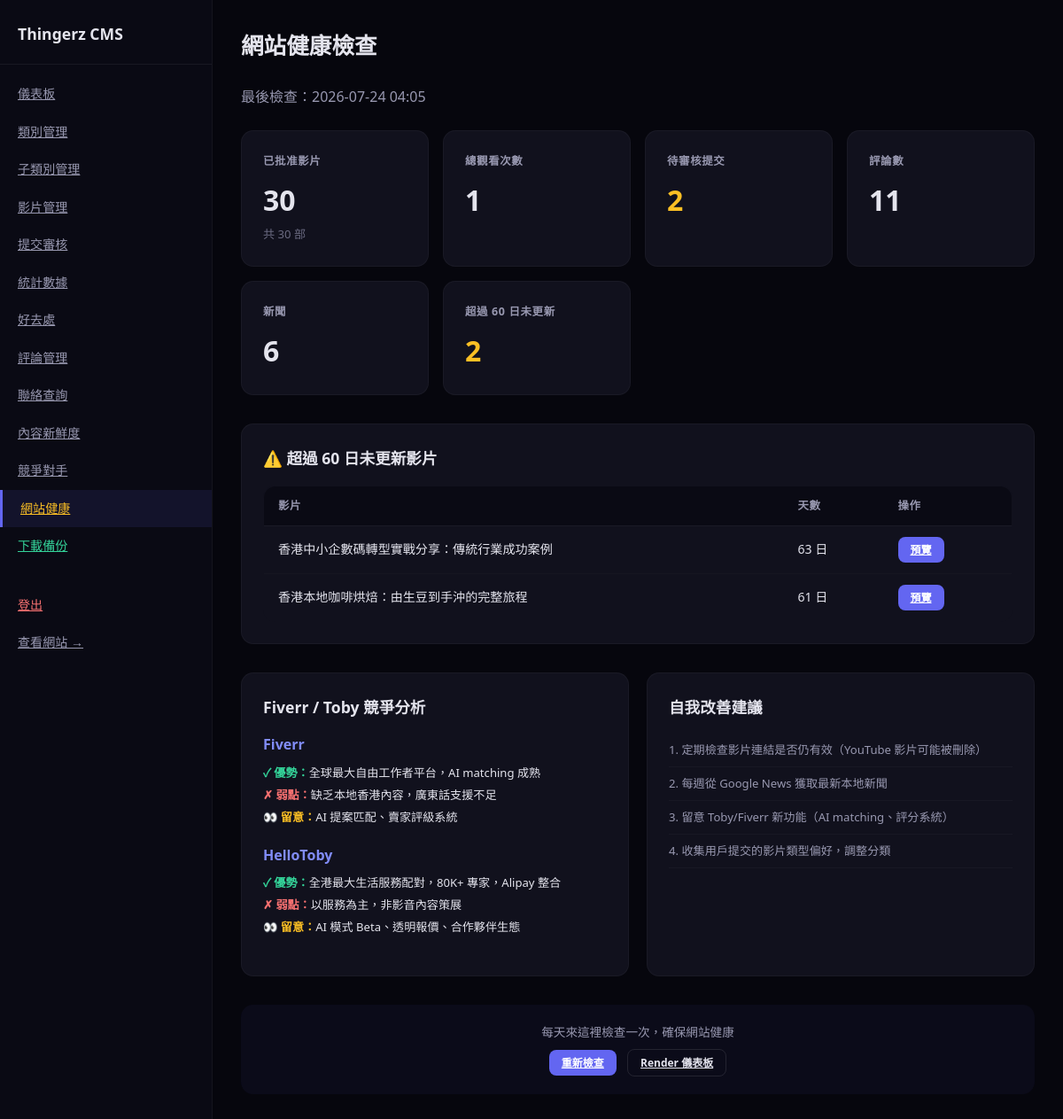
The app's page /admin/health (signed in), older data.
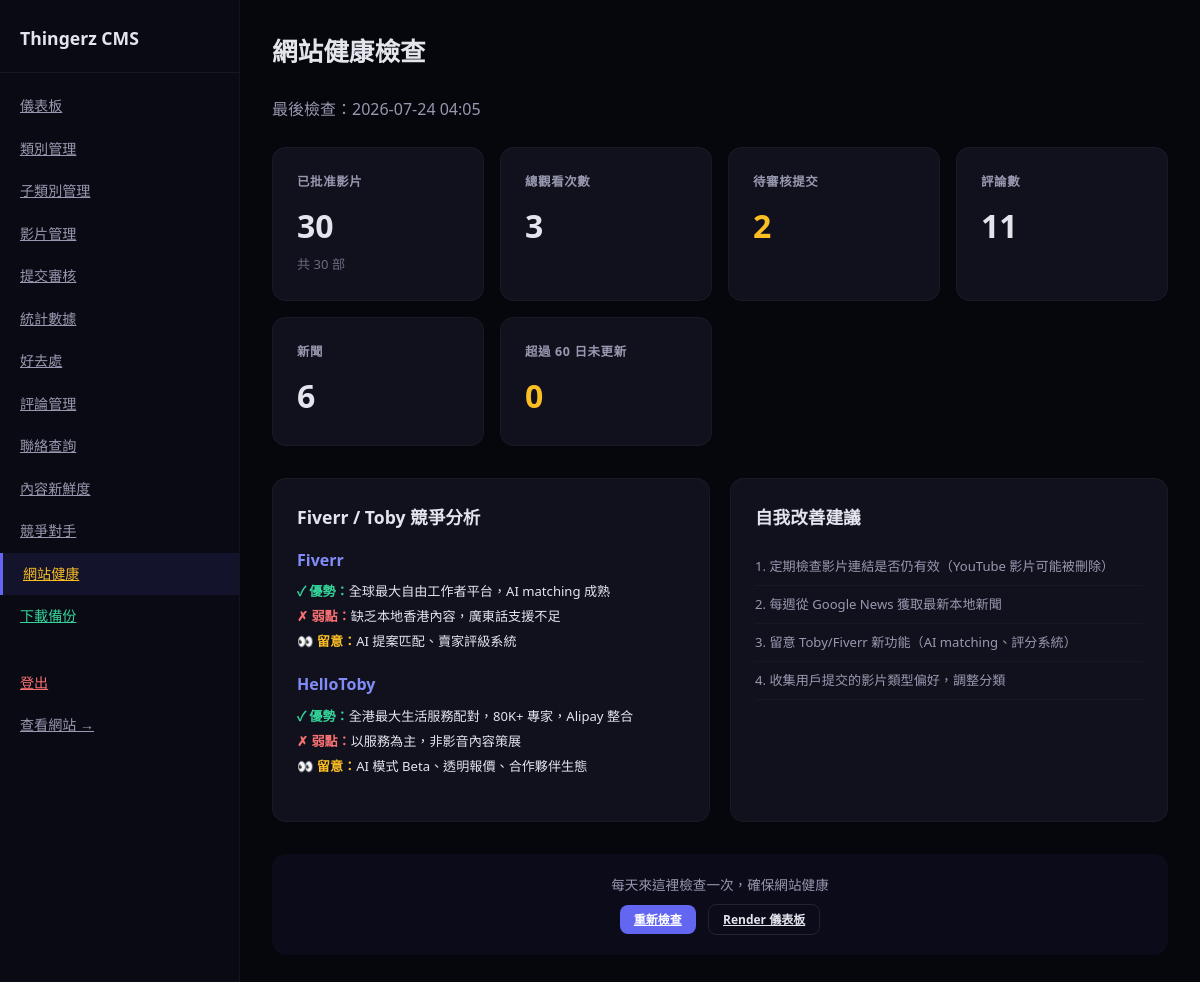
The same page, newer data.
### tables this page shows
CREATE TABLE videos (
        id TEXT UNIQUE, subcategory_id TEXT, category_id TEXT, platform TEXT, platform_id TEXT,
        title_zh TEXT, title_en TEXT, description_zh TEXT, description_en TEXT,
        thumbnail_url TEXT, aspect_ratio TEXT, tags TEXT, status TEXT,
        track TEXT, direction TEXT, submitted_date TEXT);

### app.py (the view)
@app.route('/admin/health')
@admin_required
def admin_health():
    now = datetime.now()
    vids = read_csv('videos.csv')
    news = read_csv('news.csv')
    comments = read_csv('comments.csv')
    subs = read_csv('submissions.csv')
    stale_videos = []
    for v in vids:
        try:
            d = datetime.strptime(v.get('submitted_date', '2000-01-01'), '%Y-%m-%d')
            days = (now - d).days
            if days > 60:
                stale_videos.append({'title': v['title_zh'], 'days': days, 'id': v['id']})
        except:
            pass
    stale_videos.sort(key=lambda x: x['days'], reverse=True)
    total_views = sum(int(v.get('count', 0)) for v in read_csv('view_counts.csv'))
    approved_vids = len([v for v in vids if v.get('status') == 'approved'])
    pending_subs = len([s for s in subs if s.get('status') == 'pending'])
    total_comments = len([c for c in comments if c.get('status') == 'approved'])
    insights = {
        'total_videos': len(vids),
        'approved_videos': approved_vids,
        'stale_videos': stale_videos[:10],
        'stale_count': len(stale_videos),
        'total_news': len([n for n in news if n.get('status') == 'published']),
        'total_views': total_views,
        'pending_submissions': pending_subs,
        'total_comments': total_comments,
        'competitor_notes': [
            {'platform': 'Fiverr', 'strength': '全球最大自由工作者平台，AI matching 成熟', 'weakness': '缺乏本地香港內容，廣東話支援不足', 'to_watch': 'AI 提案匹配、賣家評級系統'},
            {'platform': 'HelloToby', 'strength': '全港最大生活服務配對，80K+ 專家，Alipay 整合', 'weakness': '以服務為主，非影音內容策展', 'to_watch': 'AI 模式 Beta、透明報價、合作夥伴生態'},
        ],
        'self_improve': [
            '定期檢查影片連結是否仍有效（YouTube 影片可能被刪除）',
            '每週從 Google News 獲取最新本地新聞',
            '留意 Toby/Fiverr 新功能（AI matching、評分系統）',
            '收集用戶提交的影片類型偏好，調整分類',
        ]
    }
    return render_template('admin/health.html', insights=insights, now=now)

### app.py (called while the page is built)
def get_db():
    db = sqlite3.connect(DB_PATH)
    db.row_factory = sqlite3.Row
    db.execute("PRAGMA journal_mode=WAL")
    return db

def read_table(table_name):
    db = get_db()
    rows = [dict(r) for r in db.execute(f"SELECT * FROM {table_name}").fetchall()]
    db.close()
    return rows

def read_csv(filename):
    return read_table(filename.replace('.csv', ''))

def get_categories(track=None, direction=None):
    cats = read_csv('categories.csv')
    if track:
        cats = [c for c in cats if c.get('track', '') == track]
    if direction:
        cats = [c for c in cats if c.get('direction', '') == direction]
    return cats

def admin_required(f):
    @wraps(f)
    def decorated(*args, **kwargs):
        if not session.get('admin_logged_in'):
            return redirect(url_for('admin_login'))
        return f(*args, **kwargs)
    return decorated

@app.context_processor
def inject_globals():
    return {
        'categories': get_categories(),
        'platform_config': PLATFORM_CONFIG,
        'directions': DIRECTIONS,
        'now': datetime.now()
    }

### templates/admin/health.html
{% extends "admin/layout.html" %}
{% block admin_content %}
<h1>網站健康檢查</h1>
<p style="color:#9898b0;margin-bottom:24px">最後檢查：{{ now.strftime('%Y-%m-%d %H:%M') }}</p>
<div class="stats" style="margin-bottom:32px">
    <div class="stat-card"><h3>已批准影片</h3><div class="num">{{ insights.approved_videos }}</div><small class="text-muted">共 {{ insights.total_videos }} 部</small></div>
    <div class="stat-card"><h3>總觀看次數</h3><div class="num">{{ insights.total_views }}</div></div>
    <div class="stat-card"><h3>待審核提交</h3><div class="num" style="color:{% if insights.pending_submissions > 0 %}#fbbf24{% else %}#34d399{% endif %}">{{ insights.pending_submissions }}</div></div>
    <div class="stat-card"><h3>評論數</h3><div class="num">{{ insights.total_comments }}</div></div>
    <div class="stat-card"><h3>新聞</h3><div class="num">{{ insights.total_news }}</div></div>
    <div class="stat-card"><h3>超過 60 日未更新</h3><div class="num" style="color:{% if insights.stale_count > 10 %}#f87171{% else %}#fbbf24{% endif %}">{{ insights.stale_count }}</div></div>
</div>
{% if insights.stale_videos %}
<div style="background:#11111d;border-radius:14px;padding:24px;border:1px solid rgba(255,255,255,.04);margin-bottom:32px">
    <h2 style="font-size:1.1rem;margin-bottom:16px">⚠️ 超過 60 日未更新影片</h2>
    <table><thead><tr><th>影片</th><th>天數</th><th>操作</th></tr></thead>
    <tbody>
    {% for v in insights.stale_videos %}
    <tr><td>{{ v.title }}</td><td>{{ v.days }} 日</td><td><a href="{{ url_for('video_detail', video_id=v.id) }}" target="_blank" class="btn btn-sm btn-primary">預覽</a></td></tr>
    {% endfor %}
    </tbody></table>
</div>
{% endif %}
<div style="display:grid;grid-template-columns:1fr 1fr;gap:20px;margin-bottom:32px">
    <div style="background:#11111d;border-radius:14px;padding:24px;border:1px solid rgba(255,255,255,.04)">
        <h2 style="font-size:1.1rem;margin-bottom:16px">Fiverr / Toby 競爭分析</h2>
        {% for comp in insights.competitor_notes %}
        <div style="margin-bottom:20px">
            <h3 style="font-size:1rem;color:#818cf8;margin-bottom:8px">{{ comp.platform }}</h3>
            <p style="font-size:.82rem;margin-bottom:4px"><strong style="color:#34d399">✓ 優勢：</strong>{{ comp.strength }}</p>
            <p style="font-size:.82rem;margin-bottom:4px"><strong style="color:#f87171">✗ 弱點：</strong>{{ comp.weakness }}</p>
            <p style="font-size:.82rem"><strong style="color:#fbbf24">👀 留意：</strong>{{ comp.to_watch }}</p>
        </div>
        {% endfor %}
    </div>
    <div style="background:#11111d;border-radius:14px;padding:24px;border:1px solid rgba(255,255,255,.04)">
        <h2 style="font-size:1.1rem;margin-bottom:16px">自我改善建議</h2>
        {% for tip in insights.self_improve %}
        <p style="font-size:.82rem;color:#9898b0;padding:8px 0;border-bottom:1px solid rgba(255,255,255,.03)">{{ loop.index }}. {{ tip }}</p>
        {% endfor %}
    </div>
</div>
<div style="text-align:center;padding:20px;background:rgba(99,102,241,.05);border-radius:14px">
    <p style="font-size:.85rem;color:#9898b0;margin-bottom:8px">每天來這裡檢查一次，確保網站健康</p>
    <a href="{{ url_for('admin_health') }}" class="btn btn-primary btn-sm">重新檢查</a>
    <a href="https://render.com/dashboard" target="_blank" class="btn btn-sm" style="background:transparent;border:1px solid rgba(255,255,255,.1);color:#e4e4ed;margin-left:8px">Render 儀表板</a>
</div>
{% endblock %}

Row changes from the older to the newer data that the page shows:
no longer on this page (row edited): videos: title "香港中小企數碼轉型實戰分享：傳統行業成功案例", days "63"
no longer on this page (row edited): videos: title "香港本地咖啡烘焙：由生豆到手沖的完整旅程", days "61"
Text that changed along with them:
{{ insights.total_views }}: "1" → "3"
{{ insights.stale_count }}: "2" → "0"
text no longer shown: "⚠️ 超過 60 日未更新影片 影片 天數 操作"
